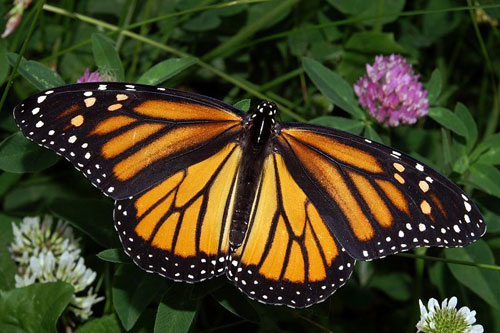
#> input picture Segmentation/Seg_by_edge/Images/img2.JPG, 500 x 333 px; its folder holds 3 pictures in this run
$ jupyter execute --allow-errors Code.ipynb
#> lines starting #> are read from the running program, lines starting #| are printed output that depends on the picture; after the words box and inside, x2 and y2 are one past the last pixel; in counts of white or black regions, pixels touching at a corner belong together
### Loading libraries

[cell 1]
import os
import numpy as np
import pandas as pd
import matplotlib.pyplot as plt
import cv2
import glob
import datetime
import random
from tqdm.notebook import tqdm
from PIL import Image
from PIL import ImageEnhance
pd.set_option('display.max_colwidth', None)

### Segmentation

Defining Paths

[cell 2]
def get_img(path_str):
    # reads at RGB
#> called with path_str = './Images/img2.JPG'
    return np.asarray(Image.open(path_str))
#> returned value is the input picture: shape (333, 500, 3); mean R, G, B 66.7, 63.3, 33.2

def show_img(img):
    plt.imshow(img)
    plt.show()

def show_img_gray(img):
    plt.imshow(cv2.cvtColor(img, cv2.COLOR_GRAY2RGB))
    plt.show()

def get_gray(img):
    return cv2.cvtColor(img,cv2.COLOR_RGB2GRAY)
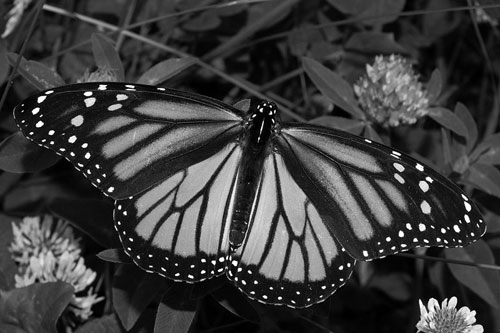
#> returned value: shape (333, 500); min 0, max 255, mean 60.9

def apply_threshold(img):
    return cv2.threshold(img, np.mean(img), 255, cv2.THRESH_BINARY_INV+cv2.THRESH_OTSU)[1]
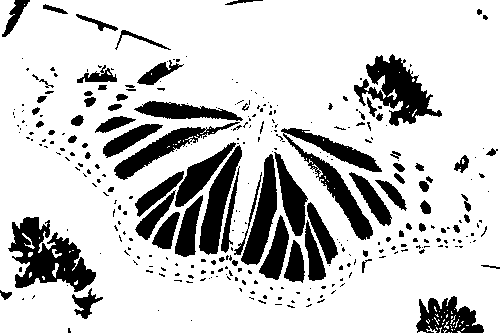
#> returned value: shape (333, 500); 79.9% white; 318 black regions (239 under 20 px), largest, box (x1, y1, x2, y2) and area: (8, 217, 96, 292) 3314, (281, 128, 382, 240) 2883, (354, 54, 442, 126) 2664

def get_edge(img):
    return cv2.dilate(cv2.Canny(img, 0, 255), None)
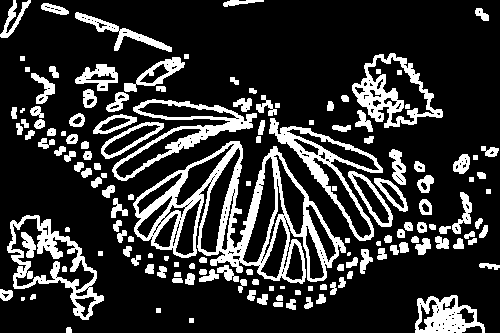
#> returned value: shape (333, 500); 20.1% white; 148 white regions (4 under 20 px), largest, box (x1, y1, x2, y2) and area: (133, 141, 346, 284) 8149, (7, 215, 104, 320) 2582, (269, 118, 383, 241) 2407

def get_mask(edge_img):
    cnt = sorted(cv2.findContours(edge_img, cv2.RETR_LIST, cv2.CHAIN_APPROX_SIMPLE)[-2], key=cv2.contourArea)[-1]
#> cnt = contour of 584 points, box (x1, y1, x2, y2) (133, 141, 346, 284), area 16446
    mask_shape = edge_img.shape[0],edge_img.shape[1]
#> mask_shape = (333, 500)
    mask = np.zeros(mask_shape, np.uint8)
    return cv2.drawContours(mask, [cnt],-1, 255, -1)
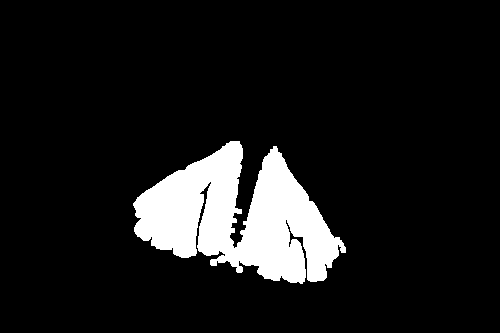
#> returned value: shape (333, 500); 10.2% white; 1 white region, box (x1, y1, x2, y2) and area: (133, 141, 346, 284) 17026
